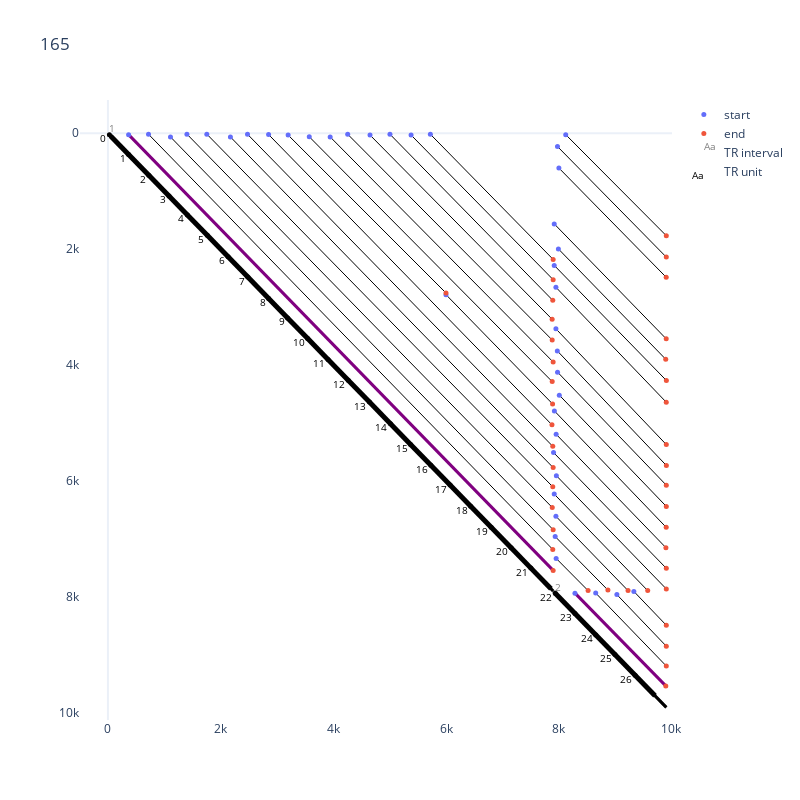

Notebook cell for this chart:
### Markdown cell above
This will show additional information on the TR units:

### Code cell
v.show(read=tr_reads[165])

### Figure 1 — Plotly figure (JSON) as saved in the notebook; plotly's stock layout.template omitted (floating-point values rounded to 4 significant figures)
{"data": [{"marker": {"size": 5}, "mode": "markers", "name": "start", "showlegend": true, "type": "scatter", "x": [367, 8288, 7954, 720, 8656, 7937, 1110, 9032, 7950, 1402, 9333, 7920, 1755, 7958, 2174, 7908, 2477, 7954, 2851, 7923, 3198, 5999, 8010, 3573, 7979, 3944, 7975, 4255, 7950, 4651, 5005, 7950, 5380, 7920, 5722, 7994, 7920, 8003, 7978, 8124], "y": [26, 7938, 7338, 19, 7936, 6962, 65, 7963, 6612, 17, 7908, 6229, 17, 5911, 66, 5512, 19, 5196, 24, 4793, 33, 2787, 4521, 63, 4124, 65, 3758, 19, 3377, 33, 19, 2660, 33, 2282, 19, 1998, 1566, 602, 231, 26]}, {"marker": {"size": 5}, "mode": "markers", "name": "end", "showlegend": true, "type": "scatter", "x": [7901, 9900, 8521, 7894, 9909, 8873, 7901, 9909, 9230, 7885, 9909, 9579, 7894, 9909, 7901, 9909, 7894, 9902, 7880, 9907, 5999, 7891, 9909, 7884, 9909, 7901, 9910, 7884, 9909, 7883, 7894, 9908, 7901, 9910, 7901, 9899, 9907, 9907, 9909, 9909], "y": [7545, 9538, 7894, 7183, 9195, 7885, 6843, 8853, 7894, 6460, 8492, 7894, 6103, 7865, 5771, 7509, 5404, 7153, 5034, 6802, 2758, 4673, 6441, 4287, 6075, 3949, 5735, 3569, 5374, 3212, 2885, 4643, 2528, 4268, 2179, 3902, 3549, 2487, 2139, 1770]}, {"hoverinfo": "text", "marker": {"size": 5}, "mode": "text", "name": "TR interval", "showlegend": true, "text": ["1", "2"], "textfont": {"color": "grey", "size": 10}, "textposition": "top right", "type": "scatter", "x": [17, 7936], "y": [17, 7936]}, {"hoverinfo": "text", "marker": {"size": 5}, "mode": "text", "name": "TR unit", "showlegend": true, "text": ["0 ", "1 ", "2 ", "3 ", "4 ", "5 ", "6 ", "7 ", "8 ", "9 ", "10 ", "11 ", "12 ", "13 ", "14 ", "15 ", "16 ", "17 ", "18 ", "19 ", "20 ", "21 ", "22 ", "23 ", "24 ", "25 ", "26 "], "textfont": {"color": "black", "size": 10}, "textposition": "bottom left", "type": "scatter", "x": [26, 367, 726, 1084, 1411, 1763, 2133, 2483, 2852, 3188, 3545, 3906, 4264, 4641, 5014, 5371, 5731, 6072, 6438, 6801, 7155, 7506, 7938, 8288, 8659, 8997, 9355], "y": [26, 367, 726, 1084, 1411, 1763, 2133, 2483, 2852, 3188, 3545, 3906, 4264, 4641, 5014, 5371, 5731, 6072, 6438, 6801, 7155, 7506, 7938, 8288, 8659, 8997, 9355]}, {"hoverinfo": "text", "marker": {"color": "black", "size": 5}, "mode": "markers", "showlegend": false, "text": ["unit 0<br>[26:367] (341 bp)", "unit 1<br>[367:726] (359 bp)", "unit 2<br>[726:1084] (358 bp)", "unit 3<br>[1084:1411] (327 bp)", "unit 4<br>[1411:1763] (352 bp)", "unit 5<br>[1763:2133] (370 bp)", "unit 6<br>[2133:2483] (350 bp)", "unit 7<br>[2483:2852] (369 bp)", "unit 8<br>[2852:3188] (336 bp)", "unit 9<br>[3188:3545] (357 bp)", "unit 10<br>[3545:3906] (361 bp)", "unit 11<br>[3906:4264] (358 bp)", "unit 12<br>[4264:4641] (377 bp)", "unit 13<br>[4641:5014] (373 bp)", "unit 14<br>[5014:5371] (357 bp)", "unit 15<br>[5371:5731] (360 bp)", "unit 16<br>[5731:6072] (341 bp)", "unit 17<br>[6072:6438] (366 bp)", "unit 18<br>[6438:6801] (363 bp)", "unit 19<br>[6801:7155] (354 bp)", "unit 20<br>[7155:7506] (351 bp)", "unit 21<br>[7506:7862] (356 bp)", "unit 22<br>[7938:8288] (350 bp)", "unit 23<br>[8288:8659] (371 bp)", "unit 24<br>[8659:8997] (338 bp)", "unit 25<br>[8997:9355] (358 bp)", "unit 26<br>[9355:9709] (354 bp)"], "type": "scatter", "x": [26, 367, 726, 1084, 1411, 1763, 2133, 2483, 2852, 3188, 3545, 3906, 4264, 4641, 5014, 5371, 5731, 6072, 6438, 6801, 7155, 7506, 7938, 8288, 8659, 8997, 9355], "y": [26, 367, 726, 1084, 1411, 1763, 2133, 2483, 2852, 3188, 3545, 3906, 4264, 4641, 5014, 5371, 5731, 6072, 6438, 6801, 7155, 7506, 7938, 8288, 8659, 8997, 9355]}], "layout": {"height": 800, "hovermode": "closest", "shapes": [{"layer": "below", "line": {"color": "grey", "width": 3}, "type": "line", "x0": 0, "x1": 9910, "xref": "x", "y0": 0, "y1": 9910, "yref": "y"}, {"layer": "below", "line": {"color": "black", "width": 3}, "type": "line", "x0": 17, "x1": 7901, "xref": "x", "y0": 17, "y1": 7901, "yref": "y"}, {"layer": "below", "line": {"color": "black", "width": 3}, "type": "line", "x0": 7936, "x1": 9909, "xref": "x", "y0": 7936, "y1": 9909, "yref": "y"}, {"layer": "below", "line": {"color": "purple", "width": 3}, "type": "line", "x0": 367, "x1": 7901, "xref": "x", "y0": 26, "y1": 7545, "yref": "y"}, {"layer": "below", "line": {"color": "purple", "width": 3}, "type": "line", "x0": 8288, "x1": 9900, "xref": "x", "y0": 7938, "y1": 9538, "yref": "y"}, {"layer": "below", "line": {"color": "black", "width": 1}, "type": "line", "x0": 7954, "x1": 8521, "xref": "x", "y0": 7338, "y1": 7894, "yref": "y"}, {"layer": "below", "line": {"color": "black", "width": 1}, "type": "line", "x0": 720, "x1": 7894, "xref": "x", "y0": 19, "y1": 7183, "yref": "y"}, {"layer": "below", "line": {"color": "black", "width": 1}, "type": "line", "x0": 8656, "x1": 9909, "xref": "x", "y0": 7936, "y1": 9195, "yref": "y"}, {"layer": "below", "line": {"color": "black", "width": 1}, "type": "line", "x0": 7937, "x1": 8873, "xref": "x", "y0": 6962, "y1": 7885, "yref": "y"}, {"layer": "below", "line": {"color": "black", "width": 1}, "type": "line", "x0": 1110, "x1": 7901, "xref": "x", "y0": 65, "y1": 6843, "yref": "y"}, {"layer": "below", "line": {"color": "black", "width": 1}, "type": "line", "x0": 9032, "x1": 9909, "xref": "x", "y0": 7963, "y1": 8853, "yref": "y"}, {"layer": "below", "line": {"color": "black", "width": 1}, "type": "line", "x0": 7950, "x1": 9230, "xref": "x", "y0": 6612, "y1": 7894, "yref": "y"}, {"layer": "below", "line": {"color": "black", "width": 1}, "type": "line", "x0": 1402, "x1": 7885, "xref": "x", "y0": 17, "y1": 6460, "yref": "y"}, {"layer": "below", "line": {"color": "black", "width": 1}, "type": "line", "x0": 9333, "x1": 9909, "xref": "x", "y0": 7908, "y1": 8492, "yref": "y"}, {"layer": "below", "line": {"color": "black", "width": 1}, "type": "line", "x0": 7920, "x1": 9579, "xref": "x", "y0": 6229, "y1": 7894, "yref": "y"}, {"layer": "below", "line": {"color": "black", "width": 1}, "type": "line", "x0": 1755, "x1": 7894, "xref": "x", "y0": 17, "y1": 6103, "yref": "y"}, {"layer": "below", "line": {"color": "black", "width": 1}, "type": "line", "x0": 7958, "x1": 9909, "xref": "x", "y0": 5911, "y1": 7865, "yref": "y"}, {"layer": "below", "line": {"color": "black", "width": 1}, "type": "line", "x0": 2174, "x1": 7901, "xref": "x", "y0": 66, "y1": 5771, "yref": "y"}, {"layer": "below", "line": {"color": "black", "width": 1}, "type": "line", "x0": 7908, "x1": 9909, "xref": "x", "y0": 5512, "y1": 7509, "yref": "y"}, {"layer": "below", "line": {"color": "black", "width": 1}, "type": "line", "x0": 2477, "x1": 7894, "xref": "x", "y0": 19, "y1": 5404, "yref": "y"}, {"layer": "below", "line": {"color": "black", "width": 1}, "type": "line", "x0": 7954, "x1": 9902, "xref": "x", "y0": 5196, "y1": 7153, "yref": "y"}, {"layer": "below", "line": {"color": "black", "width": 1}, "type": "line", "x0": 2851, "x1": 7880, "xref": "x", "y0": 24, "y1": 5034, "yref": "y"}, {"layer": "below", "line": {"color": "black", "width": 1}, "type": "line", "x0": 7923, "x1": 9907, "xref": "x", "y0": 4793, "y1": 6802, "yref": "y"}, {"layer": "below", "line": {"color": "black", "width": 1}, "type": "line", "x0": 3198, "x1": 5999, "xref": "x", "y0": 33, "y1": 2758, "yref": "y"}, {"layer": "below", "line": {"color": "black", "width": 1}, "type": "line", "x0": 5999, "x1": 7891, "xref": "x", "y0": 2787, "y1": 4673, "yref": "y"}, {"layer": "below", "line": {"color": "black", "width": 1}, "type": "line", "x0": 8010, "x1": 9909, "xref": "x", "y0": 4521, "y1": 6441, "yref": "y"}, {"layer": "below", "line": {"color": "black", "width": 1}, "type": "line", "x0": 3573, "x1": 7884, "xref": "x", "y0": 63, "y1": 4287, "yref": "y"}, {"layer": "below", "line": {"color": "black", "width": 1}, "type": "line", "x0": 7979, "x1": 9909, "xref": "x", "y0": 4124, "y1": 6075, "yref": "y"}, {"layer": "below", "line": {"color": "black", "width": 1}, "type": "line", "x0": 3944, "x1": 7901, "xref": "x", "y0": 65, "y1": 3949, "yref": "y"}, {"layer": "below", "line": {"color": "black", "width": 1}, "type": "line", "x0": 7975, "x1": 9910, "xref": "x", "y0": 3758, "y1": 5735, "yref": "y"}, {"layer": "below", "line": {"color": "black", "width": 1}, "type": "line", "x0": 4255, "x1": 7884, "xref": "x", "y0": 19, "y1": 3569, "yref": "y"}, {"layer": "below", "line": {"color": "black", "width": 1}, "type": "line", "x0": 7950, "x1": 9909, "xref": "x", "y0": 3377, "y1": 5374, "yref": "y"}, {"layer": "below", "line": {"color": "black", "width": 1}, "type": "line", "x0": 4651, "x1": 7883, "xref": "x", "y0": 33, "y1": 3212, "yref": "y"}, {"layer": "below", "line": {"color": "black", "width": 1}, "type": "line", "x0": 5005, "x1": 7894, "xref": "x", "y0": 19, "y1": 2885, "yref": "y"}, {"layer": "below", "line": {"color": "black", "width": 1}, "type": "line", "x0": 7950, "x1": 9908, "xref": "x", "y0": 2660, "y1": 4643, "yref": "y"}, {"layer": "below", "line": {"color": "black", "width": 1}, "type": "line", "x0": 5380, "x1": 7901, "xref": "x", "y0": 33, "y1": 2528, "yref": "y"}, {"layer": "below", "line": {"color": "black", "width": 1}, "type": "line", "x0": 7920, "x1": 9910, "xref": "x", "y0": 2282, "y1": 4268, "yref": "y"}, {"layer": "below", "line": {"color": "black", "width": 1}, "type": "line", "x0": 5722, "x1": 7901, "xref": "x", "y0": 19, "y1": 2179, "yref": "y"}, {"layer": "below", "line": {"color": "black", "width": 1}, "type": "line", "x0": 7994, "x1": 9899, "xref": "x", "y0": 1998, "y1": 3902, "yref": "y"}, {"layer": "below", "line": {"color": "black", "width": 1}, "type": "line", "x0": 7920, "x1": 9907, "xref": "x", "y0": 1566, "y1": 3549, "yref": "y"}, {"layer": "below", "line": {"color": "black", "width": 1}, "type": "line", "x0": 8003, "x1": 9907, "xref": "x", "y0": 602, "y1": 2487, "yref": "y"}, {"layer": "below", "line": {"color": "black", "width": 1}, "type": "line", "x0": 7978, "x1": 9909, "xref": "x", "y0": 231, "y1": 2139, "yref": "y"}, {"layer": "below", "line": {"color": "black", "width": 1}, "type": "line", "x0": 8124, "x1": 9909, "xref": "x", "y0": 26, "y1": 1770, "yref": "y"}, {"layer": "below", "line": {"color": "black", "width": 5}, "type": "line", "x0": 26, "x1": 367, "xref": "x", "y0": 26, "y1": 367, "yref": "y"}, {"layer": "below", "line": {"color": "black", "width": 5}, "type": "line", "x0": 367, "x1": 726, "xref": "x", "y0": 367, "y1": 726, "yref": "y"}, {"layer": "below", "line": {"color": "black", "width": 5}, "type": "line", "x0": 726, "x1": 1084, "xref": "x", "y0": 726, "y1": 1084, "yref": "y"}, {"layer": "below", "line": {"color": "black", "width": 5}, "type": "line", "x0": 1084, "x1": 1411, "xref": "x", "y0": 1084, "y1": 1411, "yref": "y"}, {"layer": "below", "line": {"color": "black", "width": 5}, "type": "line", "x0": 1411, "x1": 1763, "xref": "x", "y0": 1411, "y1": 1763, "yref": "y"}, {"layer": "below", "line": {"color": "black", "width": 5}, "type": "line", "x0": 1763, "x1": 2133, "xref": "x", "y0": 1763, "y1": 2133, "yref": "y"}, {"layer": "below", "line": {"color": "black", "width": 5}, "type": "line", "x0": 2133, "x1": 2483, "xref": "x", "y0": 2133, "y1": 2483, "yref": "y"}, {"layer": "below", "line": {"color": "black", "width": 5}, "type": "line", "x0": 2483, "x1": 2852, "xref": "x", "y0": 2483, "y1": 2852, "yref": "y"}, {"layer": "below", "line": {"color": "black", "width": 5}, "type": "line", "x0": 2852, "x1": 3188, "xref": "x", "y0": 2852, "y1": 3188, "yref": "y"}, {"layer": "below", "line": {"color": "black", "width": 5}, "type": "line", "x0": 3188, "x1": 3545, "xref": "x", "y0": 3188, "y1": 3545, "yref": "y"}, {"layer": "below", "line": {"color": "black", "width": 5}, "type": "line", "x0": 3545, "x1": 3906, "xref": "x", "y0": 3545, "y1": 3906, "yref": "y"}, {"layer": "below", "line": {"color": "black", "width": 5}, "type": "line", "x0": 3906, "x1": 4264, "xref": "x", "y0": 3906, "y1": 4264, "yref": "y"}, {"layer": "below", "line": {"color": "black", "width": 5}, "type": "line", "x0": 4264, "x1": 4641, "xref": "x", "y0": 4264, "y1": 4641, "yref": "y"}, {"layer": "below", "line": {"color": "black", "width": 5}, "type": "line", "x0": 4641, "x1": 5014, "xref": "x", "y0": 4641, "y1": 5014, "yref": "y"}, {"layer": "below", "line": {"color": "black", "width": 5}, "type": "line", "x0": 5014, "x1": 5371, "xref": "x", "y0": 5014, "y1": 5371, "yref": "y"}, {"layer": "below", "line": {"color": "black", "width": 5}, "type": "line", "x0": 5371, "x1": 5731, "xref": "x", "y0": 5371, "y1": 5731, "yref": "y"}, {"layer": "below", "line": {"color": "black", "width": 5}, "type": "line", "x0": 5731, "x1": 6072, "xref": "x", "y0": 5731, "y1": 6072, "yref": "y"}, {"layer": "below", "line": {"color": "black", "width": 5}, "type": "line", "x0": 6072, "x1": 6438, "xref": "x", "y0": 6072, "y1": 6438, "yref": "y"}, {"layer": "below", "line": {"color": "black", "width": 5}, "type": "line", "x0": 6438, "x1": 6801, "xref": "x", "y0": 6438, "y1": 6801, "yref": "y"}, {"layer": "below", "line": {"color": "black", "width": 5}, "type": "line", "x0": 6801, "x1": 7155, "xref": "x", "y0": 6801, "y1": 7155, "yref": "y"}, {"layer": "below", "line": {"color": "black", "width": 5}, "type": "line", "x0": 7155, "x1": 7506, "xref": "x", "y0": 7155, "y1": 7506, "yref": "y"}, {"layer": "below", "line": {"color": "black", "width": 5}, "type": "line", "x0": 7506, "x1": 7862, "xref": "x", "y0": 7506, "y1": 7862, "yref": "y"}, {"layer": "below", "line": {"color": "black", "width": 5}, "type": "line", "x0": 7938, "x1": 8288, "xref": "x", "y0": 7938, "y1": 8288, "yref": "y"}, {"layer": "below", "line": {"color": "black", "width": 5}, "type": "line", "x0": 8288, "x1": 8659, "xref": "x", "y0": 8288, "y1": 8659, "yref": "y"}, {"layer": "below", "line": {"color": "black", "width": 5}, "type": "line", "x0": 8659, "x1": 8997, "xref": "x", "y0": 8659, "y1": 8997, "yref": "y"}, {"layer": "below", "line": {"color": "black", "width": 5}, "type": "line", "x0": 8997, "x1": 9355, "xref": "x", "y0": 8997, "y1": 9355, "yref": "y"}, {"layer": "below", "line": {"color": "black", "width": 5}, "type": "line", "x0": 9355, "x1": 9709, "xref": "x", "y0": 9355, "y1": 9709, "yref": "y"}], "title": {"text": "165"}, "width": 800, "xaxis": {"range": [-495.5, 10010], "showgrid": false}, "yaxis": {"autorange": "reversed", "range": [0, 9910], "showgrid": false}}}
